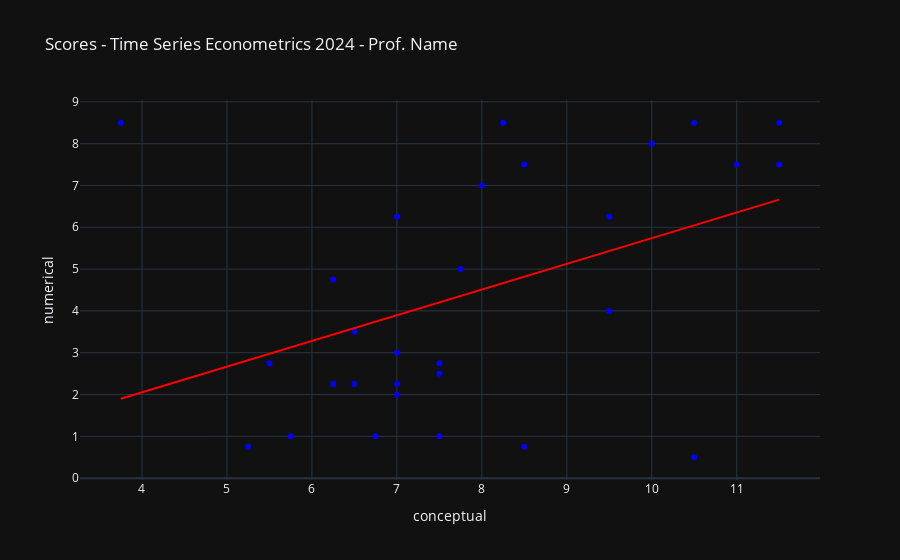

This figure's notebook cell:
### Code cell
# Crear un gráfico de regresión lineal con Plotly Express
fig = px.scatter(pc1, x='conceptual', y='numerical', trendline='ols', hover_name=pc1.id ,title='Scores - Time Series Econometrics 2024 - Prof. Name')
fig.update_traces(line=dict(color='red'))
fig.update_traces(marker=dict(color='blue'))
# Personalizar el estilo del gráfico
fig.update_layout(template='plotly_dark')
fig.show()
plt.show()

### Figure 1 — Plotly figure (JSON) as saved in the notebook; plotly's stock layout.template omitted (floating-point values rounded to 4 significant figures)
{"data": [{"hovertemplate": "<b>%{hovertext}</b><br><br>conceptual=%{x}<br>numerical=%{y}<extra></extra>", "hovertext": ["000-239-869", "000-239-728", "000-248-371", "000-243-042", "000-207-116", "000-181-475", "000-216-274", "000-228-612", "000-262-642", "000-202-432", "000-239-914", "000-208-174", "000-246-621", "000-227-027", "000-218-089", "000-238-810", "000-199-862", "000-253-897", "000-227-091", "000-242-962", "000-230-253", "000-227-246", "000-239-813", "000-191-136", "000-225-493", "000-022-440", "000-165-863", "000-250-652", "000-227-022", "000-216-161"], "legendgroup": "", "line": {"color": "red"}, "marker": {"color": "blue", "symbol": "circle"}, "mode": "markers", "name": "", "orientation": "v", "showlegend": false, "type": "scatter", "x": [5.75, 6.75, 7.5, 10.5, 11.5, 8.5, 7.5, 7, 8.25, 8.5, 5.5, 5.25, 9.5, 10.5, 7, 3.75, 7, 11.5, 7, 6.5, 11, 8, 10, 6.5, 9.5, 7.75, 6.25, 6.25, 7.5, 7], "xaxis": "x", "y": [1, 1, 2.75, 8.5, 8.5, 7.5, 1, 6.25, 8.5, 0.75, 2.75, 0.75, 6.25, 0.5, 6.25, 8.5, 2, 7.5, 2.25, 2.25, 7.5, 7, 8, 3.5, 4, 5, 2.25, 4.75, 2.5, 3], "yaxis": "y"}, {"hovertemplate": "<b>OLS trendline</b><br>numerical = 0.614695 * conceptual + -0.406775<br>R<sup>2</sup>=0.175761<br><br>conceptual=%{x}<br>numerical=%{y} <b>(trend)</b><extra></extra>", "legendgroup": "", "line": {"color": "red"}, "marker": {"color": "blue", "symbol": "circle"}, "mode": "lines", "name": "", "showlegend": false, "type": "scatter", "x": [3.75, 5.25, 5.5, 5.75, 6.25, 6.25, 6.5, 6.5, 6.75, 7, 7, 7, 7, 7, 7.5, 7.5, 7.5, 7.75, 8, 8.25, 8.5, 8.5, 9.5, 9.5, 10, 10.5, 10.5, 11, 11.5, 11.5], "xaxis": "x", "y": [1.898, 2.82, 2.974, 3.128, 3.435, 3.435, 3.589, 3.589, 3.742, 3.896, 3.896, 3.896, 3.896, 3.896, 4.203, 4.203, 4.203, 4.357, 4.511, 4.664, 4.818, 4.818, 5.433, 5.433, 5.74, 6.048, 6.048, 6.355, 6.662, 6.662], "yaxis": "y"}], "layout": {"autosize": true, "legend": {"tracegroupgap": 0}, "title": {"text": "Scores - Time Series Econometrics 2024 - Prof. Name"}, "xaxis": {"anchor": "y", "autorange": true, "domain": [0, 1], "range": [3.268, 11.98], "title": {"text": "conceptual"}, "type": "linear"}, "yaxis": {"anchor": "x", "autorange": true, "domain": [0, 1], "range": [-0.1602, 9.16], "title": {"text": "numerical"}, "type": "linear"}}}
